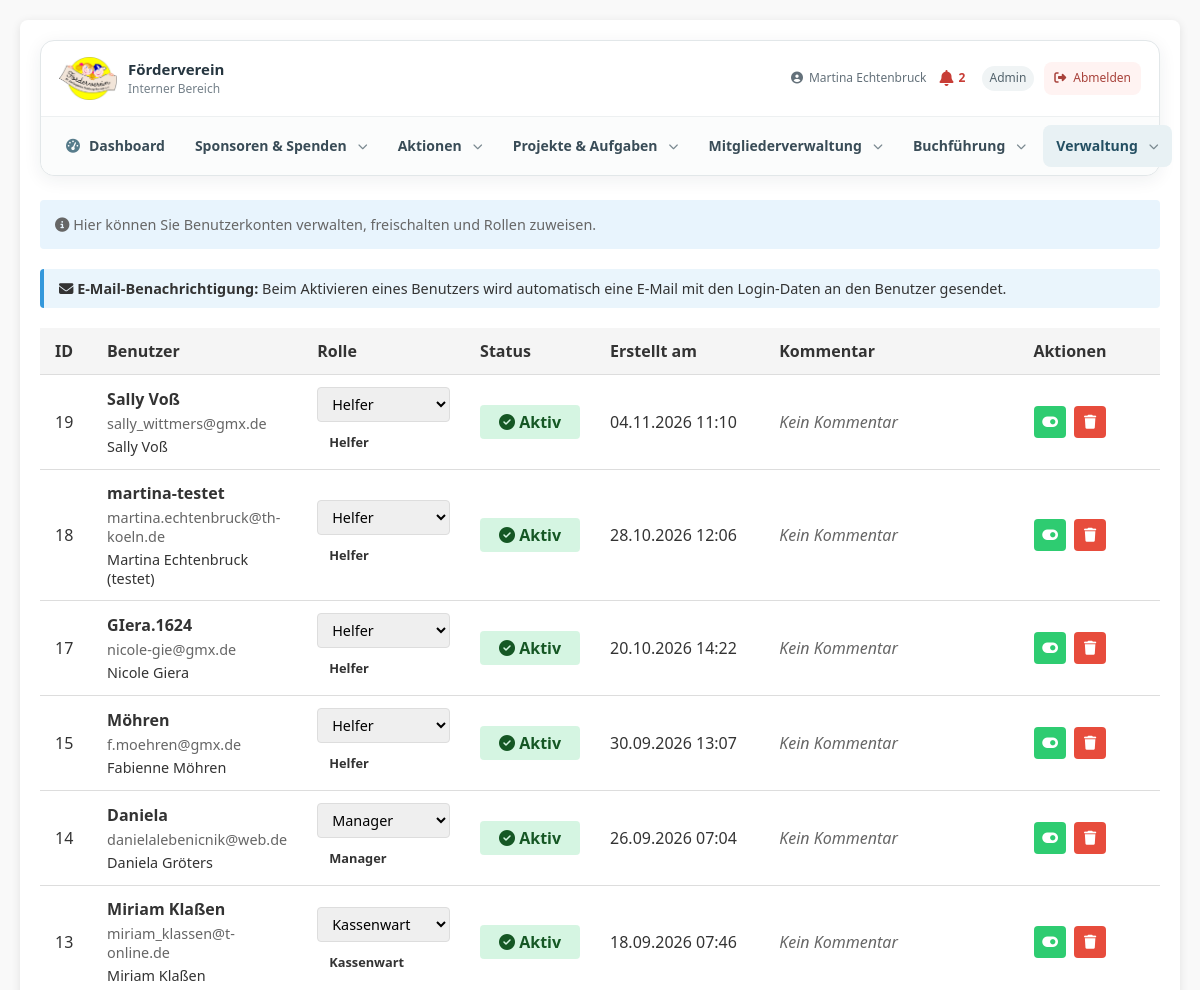
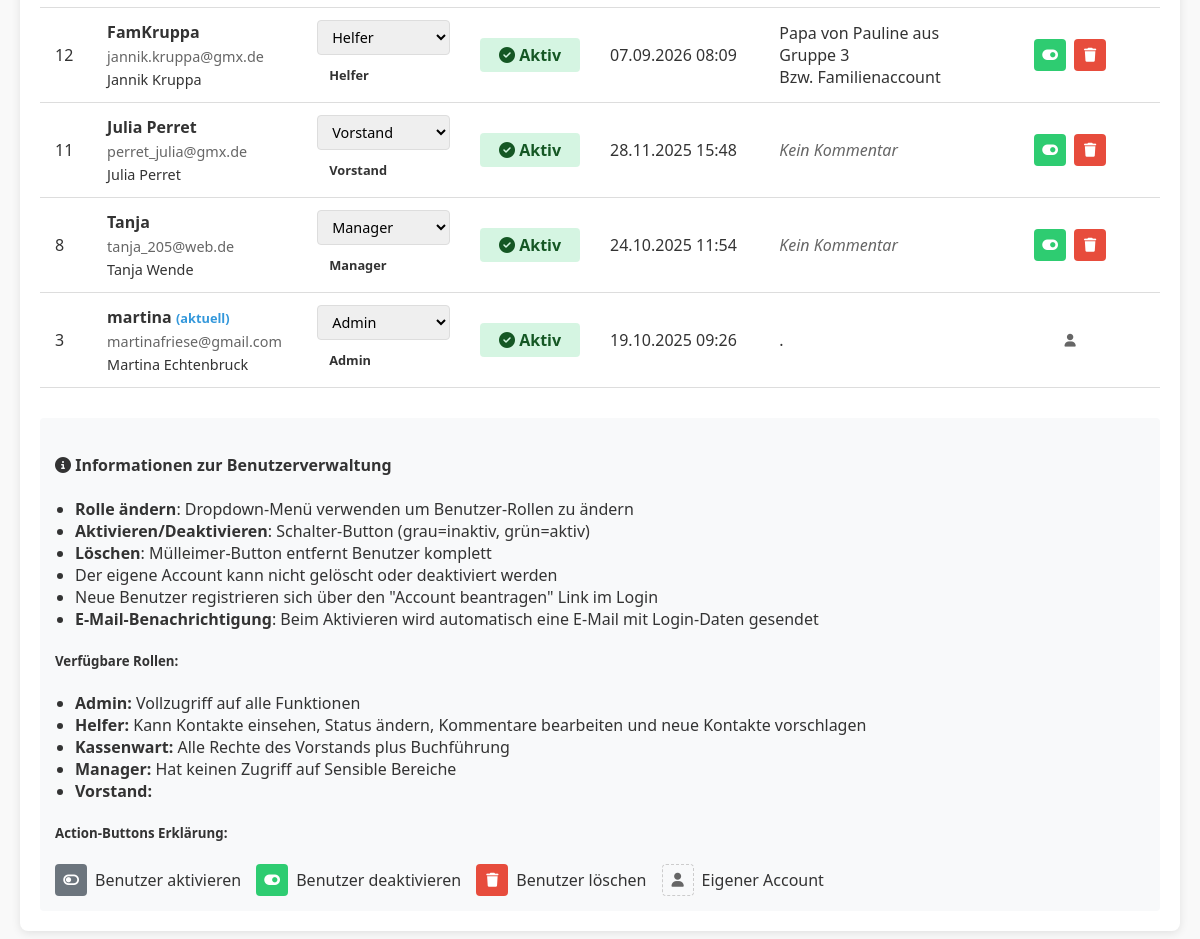
The app's page /users.php (signed in) with its own data (2 pictures, top to bottom).
### tables this page shows
CREATE TABLE `roles` (
  `id` int NOT NULL,
  `role_name` varchar(50) NOT NULL,
  `description` text,
  `created_at` timestamp NULL DEFAULT CURRENT_TIMESTAMP
);

CREATE TABLE `users` (
  `id` int NOT NULL,
  `username` varchar(50) NOT NULL,
  `password_hash` varchar(255) NOT NULL,
  `email` varchar(100) DEFAULT NULL,
  `full_name` varchar(100) DEFAULT NULL,
  `comment` text,
  `is_active` tinyint(1) DEFAULT '0',
  `created_at` timestamp NULL DEFAULT CURRENT_TIMESTAMP,
  `last_login` timestamp NULL DEFAULT NULL,
  `updated_at` timestamp NULL DEFAULT CURRENT_TIMESTAMP ON UPDATE CURRENT_TIMESTAMP
);

### app/Modules/Benutzerverwaltung/Pages/users.php (the view, shortened to what the rows shown need)
<?php
$appRoot = dirname(__DIR__, 4);
require_once $appRoot . '/auth.php';
try {
    $database = new Database();
    $conn = $database->getConnection();
    $stmt = $conn->prepare("
        SELECT u.*, GROUP_CONCAT(r.role_name) as roles
        FROM users u
        LEFT JOIN user_roles ur ON u.id = ur.user_id
        LEFT JOIN roles r ON ur.role_id = r.id
        GROUP BY u.id
        ORDER BY u.created_at DESC
    ");
    $stmt->execute();
    $users = $stmt->fetchAll(PDO::FETCH_ASSOC);
    $stmt = $conn->prepare("SELECT role_name, description FROM roles ORDER BY role_name");
    $stmt->execute();
    $available_roles = $stmt->fetchAll(PDO::FETCH_ASSOC);
} catch (Exception $e) {
    $error = "Fehler beim Laden der Benutzer: " . $e->getMessage();
    $users = [];
    $available_roles = [];
}
?>
<!DOCTYPE html>
<html lang="de">
<head>
    <link rel="stylesheet" href="styles.css">
    <link rel="stylesheet" href="https://cdnjs.cloudflare.com/ajax/libs/font-awesome/6.4.0/css/all.min.css">
    <link rel="stylesheet" href="includes/navigation.css">
</head>
<body>
    <div class="container">
        <header class="app-page-header">
            <?php require $appRoot . '/includes/navigation.php'; ?>
        </header>
        <table style="width: 100%; border-collapse: collapse; margin-top: 20px;">
            <thead>
                <tr>
                    <th style="padding: 12px 15px; text-align: left; border-bottom: 1px solid var(--border-color); background-color: var(--light-gray);">ID</th>
                    <th style="padding: 12px 15px; text-align: left; border-bottom: 1px solid var(--border-color); background-color: var(--light-gray);">Benutzer</th>
                    <th style="padding: 12px 15px; text-align: left; border-bottom: 1px solid var(--border-color); background-color: var(--light-gray);">Rolle</th>
                    <th style="padding: 12px 15px; text-align: left; border-bottom: 1px solid var(--border-color); background-color: var(--light-gray); width: 120px;">Status</th>
                    <th style="padding: 12px 15px; text-align: left; border-bottom: 1px solid var(--border-color); background-color: var(--light-gray);">Erstellt am</th>
                    <th style="padding: 12px 15px; text-align: left; border-bottom: 1px solid var(--border-color); background-color: var(--light-gray);">Kommentar</th>
                    <th style="padding: 12px 15px; text-align: center; border-bottom: 1px solid var(--border-color); background-color: var(--light-gray); width: 180px; min-width: 180px;" class="actions-header">Aktionen</th>
                </tr>
            </thead>
            <tbody>
                <?php if (!empty($users)): ?>
                    <?php foreach ($users as $user):
                        $current_role = !empty($user['roles']) ? explode(',', $user['roles'])[0] : 'user';
                    ?>
                    <tr>
                        <td style="padding: 12px 15px; border-bottom: 1px solid var(--border-color);"><?php echo $user['id']; ?></td>
                        <td style="padding: 12px 15px; border-bottom: 1px solid var(--border-color);">
                            <div class="user-info">
                                <div class="user-name">
                                    <?php echo htmlspecialchars($user['username']); ?>
                                    <?php if ($user['id'] == $_SESSION['user_id']): ?>
                                        <span style="color: var(--primary-color); font-size: 0.8em;">(aktuell)</span>
                                    <?php endif; ?>
                                </div>
                                <div class="user-email">
                                    <?php echo htmlspecialchars($user['email']); ?>
                                </div>
                                <div style="font-size: 0.9em; color: #333; margin-top: 4px;">
                                    <?php echo htmlspecialchars($user['full_name']); ?>
                                </div>
                            </div>
                        </td>
                        <td style="padding: 12px 15px; border-bottom: 1px solid var(--border-color);">
                            <form method="GET" action="users.php" class="role-form">
                                <select name="role" class="role-select" onchange="this.form.submit()">
                                    <?php foreach ($available_roles as $role): ?>
                                        <option value="<?php echo htmlspecialchars($role['role_name']); ?>"
                                            <?php echo $current_role === $role['role_name'] ? 'selected' : ''; ?>>
                                            <?php echo htmlspecialchars($role['role_name']); ?>
                                        </option>
                                    <?php endforeach; ?>
                                </select>
                            </form>
                            <span class="role-badge role-<?php echo $current_role; ?>">
                                <?php echo htmlspecialchars($current_role); ?>
                            </span>
                        </td>
                        <td style="padding: 12px 15px; border-bottom: 1px solid var(--border-color);">
                            <?php if ($user['is_active']): ?>
                                <span class="user-status status-active">
                                    <i class="fas fa-check-circle"></i> Aktiv
                                </span>
                            <?php else: ?>
                                <span class="user-status status-inactive">
                                    <i class="fas fa-times-circle"></i> Inaktiv
                                </span>
                            <?php endif; ?>
                        </td>
                        <td style="padding: 12px 15px; border-bottom: 1px solid var(--border-color);">
                            <?php echo date('d.m.Y H:i', strtotime($user['created_at'])); ?>
                        </td>
                        <td style="padding: 12px 15px; border-bottom: 1px solid var(--border-color); max-width: 200px;">
                            <?php echo !empty($user['comment']) ? nl2br(htmlspecialchars($user['comment'])) : '<span style="color: #666; font-style: italic;">Kein Kommentar</span>'; ?>
                        </td>
                        <td class="actions-cell" style="padding: 12px 15px; border-bottom: 1px solid var(--border-color);">
                            <div class="user-actions">
                                <?php if ($user['id'] != $_SESSION['user_id']): ?>
                                    <?php if ($user['is_active']): ?>
                                        <a href="users.php?action=deactivate&id=<?php echo $user['id']; ?>"
                                           class="action-btn toggle-btn active"
                                           title="Benutzer deaktivieren"
                                           onclick="return confirm('Benutzer <?php echo htmlspecialchars($user['username']); ?> wirklich deaktivieren?')">
                                            <i class="fas fa-toggle-on"></i>
                                        </a>
                                    <?php endif; ?>
                                    <a href="users.php?action=delete&id=<?php echo $user['id']; ?>"
                                       class="action-btn delete-btn"
                                       title="Benutzer löschen"
                                       onclick="return confirm('Benutzer <?php echo htmlspecialchars($user['username']); ?> wirklich LÖSCHEN? Diese Aktion kann nicht rückgängig gemacht werden!')">
                                        <i class="fas fa-trash"></i>
                                    </a>
                                <?php else: ?>
                                    <span class="own-account-notice">
                                        <i class="fas fa-user"></i>
                                    </span>
                                <?php endif; ?>
                            </div>
                        </td>
                    </tr>
                    <?php endforeach; ?>
                <?php endif; ?>
            </tbody>
        </table>
        <div style="margin-top: 30px; padding: 15px; background-color: #f8f9fa; border-radius: 4px;">
            <ul style="margin: 10px 0; padding-left: 20px;">
                <?php foreach ($available_roles as $role): ?>
                    <li><strong><?php echo htmlspecialchars($role['role_name']); ?>:</strong> <?php echo htmlspecialchars($role['description']); ?></li>
                <?php endforeach; ?>
            </ul>
        </div>
    </div>
</body>
</html>

### includes/navigation.php (shortened to what the rows shown need)
<?php
$currentUserName = $_SESSION['full_name'] ?? $_SESSION['username'] ?? 'Benutzer';
$currentUserRole = getUserRole();
$notificationUnreadCount = 0;
try {
    $notificationDb = (new Database())->getConnection();
    $notificationDb->setAttribute(PDO::ATTR_ERRMODE, PDO::ERRMODE_EXCEPTION);
    $notificationUserId = (int)($_SESSION['user_id'] ?? 0);
    $notificationConditions = ['user_id=?', 'is_read=0'];
    $notificationParams = [$notificationUserId];
    $notificationCountStmt = $notificationDb->prepare('SELECT COUNT(*) FROM notifications WHERE '.implode(' AND ', $notificationConditions));
    $notificationCountStmt->execute($notificationParams);
    $notificationUnreadCount = (int)$notificationCountStmt->fetchColumn();
} catch (Throwable $notificationError) {
    error_log('Benachrichtigungszähler: '.$notificationError->getMessage());
}
?>
<div class="app-navigation" aria-label="Hauptnavigation">
    <div class="app-navigation-top">
        <div class="app-navigation-user">
            <a class="app-navigation-user-name app-navigation-profile-link" href="profile.php" title="Profil und Einstellungen öffnen"><i class="fas fa-user-circle" aria-hidden="true"></i> <?= htmlspecialchars((string) $currentUserName, ENT_QUOTES, 'UTF-8') ?></a>
            <a class="app-navigation-notifications<?= $notificationUnreadCount > 0 ? ' has-unread' : '' ?>" href="notifications.php" aria-label="Benachrichtigungen<?= $notificationUnreadCount > 0 ? ': '.$notificationUnreadCount.' ungelesen' : '' ?>" title="Benachrichtigungen">
                <i class="fas fa-bell" aria-hidden="true"></i>
                <?php if ($notificationUnreadCount > 0): ?><span class="app-navigation-notifications-count"><?= $notificationUnreadCount > 99 ? '99+' : $notificationUnreadCount ?></span><?php endif; ?>
            </a>
            <?php if ($currentUserRole !== null && $currentUserRole !== false && $currentUserRole !== ''): ?>
                <span class="app-navigation-role"><?= htmlspecialchars((string) $currentUserRole, ENT_QUOTES, 'UTF-8') ?></span>
            <?php endif; ?>
            <a class="app-navigation-logout" href="logout.php" title="Abmelden"><i class="fas fa-right-from-bracket" aria-hidden="true"></i><span>Abmelden</span></a>
        </div>
    </div>
</div>

### records on screen
roles: role_name "Admin", description "Vollzugriff auf alle Funktionen"
users: id "19", username "Sally Voß", email "sally_wittmers@gmx.de", full_name "Sally Voß", current_role "Helfer", is_active 1 (drawn), created_at "04.11.2026 11:10", comment "Kein Kommentar"
users: id "18", username "martina-testet", email "martina.echtenbruck@th-koeln.de", full_name "Martina Echtenbruck (testet)", current_role "Helfer", is_active 1 (drawn), created_at "28.10.2026 12:06", comment "Kein Kommentar"
users: id "17", username "GIera.1624", email "nicole-gie@gmx.de", full_name "Nicole Giera", current_role "Helfer", is_active 1 (drawn), created_at "20.10.2026 14:22", comment "Kein Kommentar"
users: id "15", username "Möhren", email "f.moehren@gmx.de", full_name "Fabienne Möhren", current_role "Helfer", is_active 1 (drawn), created_at "30.09.2026 13:07", comment "Kein Kommentar"
users: id "14", username "Daniela", email "danielalebenicnik@web.de", full_name "Daniela Gröters", current_role "Manager", is_active 1 (drawn), created_at "26.09.2026 07:04", comment "Kein Kommentar"
users: id "13", username "Miriam Klaßen", email "miriam_klassen@t-online.de", full_name "Miriam Klaßen", current_role "Kassenwart", is_active 1 (drawn), created_at "18.09.2026 07:46", comment "Kein Kommentar"
users: id "12", username "FamKruppa", email "jannik.kruppa@gmx.de", full_name "Jannik Kruppa", current_role "Helfer", is_active 1 (drawn), created_at "07.09.2026 08:09", comment "Papa von Pauline aus Gruppe 3 Bzw. Familienaccount"
users: id "11", username "Julia Perret", email "perret_julia@gmx.de", full_name "Julia Perret", current_role "Vorstand", is_active 1 (drawn), created_at "28.11.2025 15:48", comment "Kein Kommentar"
users: id "8", username "Tanja", email "tanja_205@web.de", full_name "Tanja Wende", current_role "Manager", is_active 1 (drawn), created_at "24.10.2025 11:54", comment "Kein Kommentar"
users: id "3", username "martina", shows "(aktuell)", email "martinafriese@gmail.com", full_name "Martina Echtenbruck", current_role "Admin", is_active 1 (drawn), created_at "19.10.2025 09:26", comment "."
roles: role_name "Helfer", description "Kann Kontakte einsehen, Status ändern, Kommentare bearbeiten und neue Kontakte vorschlagen"
roles: role_name "Kassenwart", description "Alle Rechte des Vorstands plus Buchführung"
roles: role_name "Manager", description "Hat keinen Zugriff auf Sensible Bereiche"
roles: role_name "Vorstand"

### other values on screen
$currentUserName "Martina Echtenbruck"
$notificationUnreadCount "2"
$groupLabel "Sponsoren & Spenden"
$groupLabel "Aktionen"
$groupLabel "Projekte & Aufgaben"
$groupLabel "Mitgliederverwaltung"
$groupLabel "Buchführung"
$groupLabel "Verwaltung"
form field role "Helfer"
form field role "Manager"
form field role "Kassenwart"
form field role "Vorstand"
form field role "Admin"
